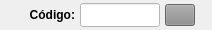
              <widget class="QWidget" name="widget" native="true">
               <property name="minimumSize">
                <size>
                 <width>0</width>
                 <height>30</height>
                </size>
               </property>
               <property name="maximumSize">
                <size>
                 <width>16777215</width>
                 <height>30</height>
                </size>
               </property>
               <layout class="QHBoxLayout" name="horizontalLayout_8">
                <property name="spacing">
                 <number>5</number>
                </property>
                <property name="leftMargin">
                 <number>5</number>
                </property>
                <property name="topMargin">
                 <number>3</number>
                </property>
                <property name="rightMargin">
                 <number>5</number>
                </property>
                <property name="bottomMargin">
                 <number>3</number>
                </property>
                <item>
                 <widget class="QLabel" name="label_54">
                  <property name="minimumSize">
                   <size>
                    <width>70</width>
                    <height>0</height>
                   </size>
                  </property>
                  <property name="maximumSize">
                   <size>
                    <width>70</width>
                    <height>16777215</height>
                   </size>
                  </property>
                  <property name="font">
                   <font>
                    <pointsize>9</pointsize>
                    <weight>75</weight>
                    <bold>true</bold>
                   </font>
                  </property>
                  <property name="text">
                   <string>Código:</string>
                  </property>
                  <property name="alignment">
                   <set>Qt::AlignRight|Qt::AlignTrailing|Qt::AlignVCenter</set>
                  </property>
                 </widget>
                </item>
                <item>
                 <widget class="QLineEdit" name="line_Codigo_Manu">
                  <property name="sizePolicy">
                   <sizepolicy hsizetype="Preferred" vsizetype="Preferred">
                    <horstretch>0</horstretch>
                    <verstretch>0</verstretch>
                   </sizepolicy>
                  </property>
                  <property name="minimumSize">
                   <size>
                    <width>60</width>
                    <height>0</height>
                   </size>
                  </property>
                  <property name="maximumSize">
                   <size>
                    <width>80</width>
                    <height>16777215</height>
                   </size>
                  </property>
                  <property name="font">
                   <font>
                    <pointsize>9</pointsize>
                   </font>
                  </property>
                  <property name="styleSheet">
                   <string notr="true">background-color: rgb(255, 255, 255);</string>
                  </property>
                  <property name="alignment">
                   <set>Qt::AlignCenter</set>
                  </property>
                 </widget>
                </item>
                <item>
                 <widget class="QPushButton" name="btn_Lupa_Prod">
                  <property name="sizePolicy">
                   <sizepolicy hsizetype="Preferred" vsizetype="Preferred">
                    <horstretch>0</horstretch>
                    <verstretch>0</verstretch>
                   </sizepolicy>
                  </property>
                  <property name="minimumSize">
                   <size>
                    <width>30</width>
                    <height>22</height>
                   </size>
                  </property>
                  <property name="maximumSize">
                   <size>
                    <width>30</width>
                    <height>22</height>
                   </size>
                  </property>
                  <property name="font">
                   <font>
                    <pointsize>9</pointsize>
                    <weight>75</weight>
                    <bold>true</bold>
                   </font>
                  </property>
                  <property name="cursor">
                   <cursorShape>PointingHandCursor</cursorShape>
                  </property>
                  <property name="layoutDirection">
                   <enum>Qt::LeftToRight</enum>
                  </property>
                  <property name="autoFillBackground">
                   <bool>false</bool>
                  </property>
                  <property name="styleSheet">
                   <string notr="true">background-color: rgb(141, 141, 141);</string>
                  </property>
                  <property name="text">
                   <string/>
                  </property>
                  <property name="icon">
                   <iconset>
                    <normaloff>../arquivos/icones/lupa.png</normaloff>../arquivos/icones/lupa.png</iconset>
                  </property>
                  <property name="iconSize">
                   <size>
                    <width>20</width>
                    <height>20</height>
                   </size>
                  </property>
                  <property name="checkable">
                   <bool>false</bool>
                  </property>
                  <property name="autoDefault">
                   <bool>false</bool>
                  </property>
                  <property name="default">
                   <bool>false</bool>
                  </property>
                  <property name="flat">
                   <bool>false</bool>
                  </property>
                 </widget>
                </item>
                <item>
                 <widget class="QLabel" name="label_15">
                  <property name="text">
                   <string/>
                  </property>
                 </widget>
                </item>
               </layout>
              </widget>
